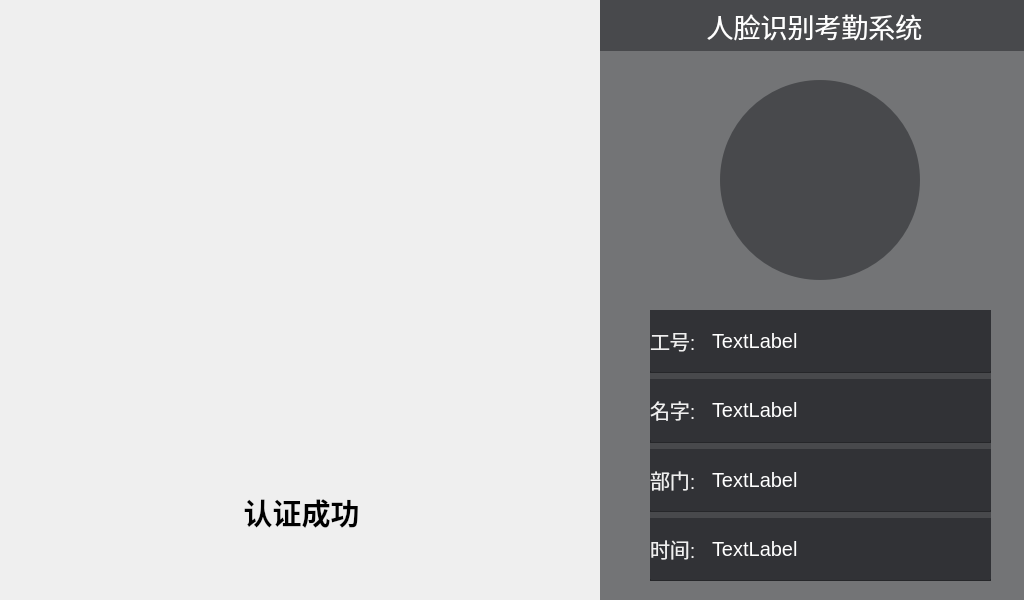
<?xml version="1.0" encoding="UTF-8"?>
<ui version="4.0">
 <class>FaceAttendance</class>
 <widget class="QWidget" name="FaceAttendance">
  <property name="geometry">
   <rect>
    <x>0</x>
    <y>0</y>
    <width>1024</width>
    <height>600</height>
   </rect>
  </property>
  <property name="windowTitle">
   <string>FaceAttendance</string>
  </property>
  <widget class="QWidget" name="videoWidget" native="true">
   <property name="geometry">
    <rect>
     <x>0</x>
     <y>0</y>
     <width>600</width>
     <height>600</height>
    </rect>
   </property>
   <widget class="QLabel" name="videoLb">
    <property name="geometry">
     <rect>
      <x>0</x>
      <y>0</y>
      <width>600</width>
      <height>600</height>
     </rect>
    </property>
    <property name="text">
     <string/>
    </property>
   </widget>
   <widget class="QLabel" name="headLb">
    <property name="geometry">
     <rect>
      <x>130</x>
      <y>70</y>
      <width>300</width>
      <height>300</height>
     </rect>
    </property>
    <property name="styleSheet">
     <string notr="true">border-image: url(:/icons/crc.png);</string>
    </property>
    <property name="text">
     <string/>
    </property>
   </widget>
   <widget class="QWidget" name="layoutWidget">
    <property name="geometry">
     <rect>
      <x>170</x>
      <y>480</y>
      <width>217</width>
      <height>64</height>
     </rect>
    </property>
    <layout class="QHBoxLayout" name="horizontalLayout" stretch="1,5">
     <item>
      <widget class="QLabel" name="checkLb">
       <property name="sizePolicy">
        <sizepolicy hsizetype="Fixed" vsizetype="Fixed">
         <horstretch>0</horstretch>
         <verstretch>0</verstretch>
        </sizepolicy>
       </property>
       <property name="minimumSize">
        <size>
         <width>40</width>
         <height>40</height>
        </size>
       </property>
       <property name="styleSheet">
        <string notr="true">border-image: url(:/icons/yes.png);</string>
       </property>
       <property name="text">
        <string/>
       </property>
      </widget>
     </item>
     <item>
      <widget class="QLabel" name="textLb">
       <property name="font">
        <font>
         <pointsize>22</pointsize>
         <weight>75</weight>
         <bold>true</bold>
        </font>
       </property>
       <property name="text">
        <string>认证成功</string>
       </property>
       <property name="alignment">
        <set>Qt::AlignCenter</set>
       </property>
      </widget>
     </item>
    </layout>
   </widget>
  </widget>
  <widget class="QWidget" name="textWidget" native="true">
   <property name="geometry">
    <rect>
     <x>600</x>
     <y>0</y>
     <width>424</width>
     <height>600</height>
    </rect>
   </property>
   <property name="styleSheet">
    <string notr="true">background-color: #a6313236; </string>
   </property>
   <widget class="QLabel" name="headTitleLb">
    <property name="geometry">
     <rect>
      <x>-1</x>
      <y>0</y>
      <width>431</width>
      <height>51</height>
     </rect>
    </property>
    <property name="font">
     <font>
      <pointsize>20</pointsize>
     </font>
    </property>
    <property name="styleSheet">
     <string notr="true">color: #ffffff;</string>
    </property>
    <property name="text">
     <string>人脸识别考勤系统</string>
    </property>
    <property name="alignment">
     <set>Qt::AlignCenter</set>
    </property>
   </widget>
   <widget class="QLabel" name="headpicLb">
    <property name="geometry">
     <rect>
      <x>120</x>
      <y>80</y>
      <width>200</width>
      <height>200</height>
     </rect>
    </property>
    <property name="styleSheet">
     <string notr="true">border-radius: 100px;

</string>
    </property>
    <property name="text">
     <string/>
    </property>
   </widget>
   <widget class="QWidget" name="layoutWidget">
    <property name="geometry">
     <rect>
      <x>50</x>
      <y>310</y>
      <width>341</width>
      <height>271</height>
     </rect>
    </property>
    <layout class="QVBoxLayout" name="verticalLayout">
     <item>
      <widget class="QFrame" name="frame">
       <property name="styleSheet">
        <string notr="true">background-color: #ff313236;</string>
       </property>
       <property name="frameShape">
        <enum>QFrame::StyledPanel</enum>
       </property>
       <property name="frameShadow">
        <enum>QFrame::Raised</enum>
       </property>
       <widget class="QWidget" name="layoutWidget">
        <property name="geometry">
         <rect>
          <x>0</x>
          <y>0</y>
          <width>341</width>
          <height>61</height>
         </rect>
        </property>
        <layout class="QHBoxLayout" name="horizontalLayout_2" stretch="1,5">
         <item>
          <widget class="QLabel" name="label_2">
           <property name="font">
            <font>
             <pointsize>15</pointsize>
            </font>
           </property>
           <property name="styleSheet">
            <string notr="true">color: #efefef;</string>
           </property>
           <property name="text">
            <string>工号:</string>
           </property>
          </widget>
         </item>
         <item>
          <widget class="QLabel" name="employeeIdLb">
           <property name="font">
            <font>
             <pointsize>15</pointsize>
            </font>
           </property>
           <property name="styleSheet">
            <string notr="true">color: #ffffff;</string>
           </property>
           <property name="text">
            <string>TextLabel</string>
           </property>
          </widget>
         </item>
        </layout>
       </widget>
      </widget>
     </item>
     <item>
      <widget class="QFrame" name="frame_2">
       <property name="styleSheet">
        <string notr="true">background-color: #ff313236;</string>
       </property>
       <property name="frameShape">
        <enum>QFrame::StyledPanel</enum>
       </property>
       <property name="frameShadow">
        <enum>QFrame::Raised</enum>
       </property>
       <widget class="QWidget" name="layoutWidget">
        <property name="geometry">
         <rect>
          <x>0</x>
          <y>0</y>
          <width>341</width>
          <height>61</height>
         </rect>
        </property>
        <layout class="QHBoxLayout" name="horizontalLayout_3" stretch="1,5">
         <item>
          <widget class="QLabel" name="label_3">
           <property name="font">
            <font>
             <pointsize>15</pointsize>
            </font>
           </property>
           <property name="styleSheet">
            <string notr="true">color: #efefef;</string>
           </property>
           <property name="text">
            <string>名字:</string>
           </property>
          </widget>
         </item>
         <item>
          <widget class="QLabel" name="nameLb">
           <property name="font">
            <font>
             <pointsize>15</pointsize>
            </font>
           </property>
           <property name="styleSheet">
            <string notr="true">color: #ffffff;</string>
           </property>
           <property name="text">
            <string>TextLabel</string>
           </property>
          </widget>
         </item>
        </layout>
       </widget>
      </widget>
     </item>
     <item>
      <widget class="QFrame" name="frame_3">
       <property name="styleSheet">
        <string notr="true">background-color: #ff313236;</string>
       </property>
       <property name="frameShape">
        <enum>QFrame::StyledPanel</enum>
       </property>
       <property name="frameShadow">
        <enum>QFrame::Raised</enum>
       </property>
       <widget class="QWidget" name="layoutWidget_2">
        <property name="geometry">
         <rect>
          <x>0</x>
          <y>0</y>
          <width>341</width>
          <height>61</height>
         </rect>
        </property>
        <layout class="QHBoxLayout" name="horizontalLayout_4" stretch="1,5">
         <item>
          <widget class="QLabel" name="label_4">
           <property name="font">
            <font>
             <pointsize>15</pointsize>
            </font>
           </property>
           <property name="styleSheet">
            <string notr="true">color: #efefef;</string>
           </property>
           <property name="text">
            <string>部门:</string>
           </property>
          </widget>
         </item>
         <item>
          <widget class="QLabel" name="departmentLb">
           <property name="font">
            <font>
             <pointsize>15</pointsize>
            </font>
           </property>
           <property name="styleSheet">
            <string notr="true">color: #ffffff;</string>
           </property>
           <property name="text">
            <string>TextLabel</string>
           </property>
          </widget>
         </item>
        </layout>
       </widget>
      </widget>
     </item>
     <item>
      <widget class="QFrame" name="frame_4">
       <property name="styleSheet">
        <string notr="true">background-color: #ff313236;</string>
       </property>
       <property name="frameShape">
        <enum>QFrame::StyledPanel</enum>
       </property>
       <property name="frameShadow">
        <enum>QFrame::Raised</enum>
       </property>
       <widget class="QWidget" name="layoutWidget_3">
        <property name="geometry">
         <rect>
          <x>0</x>
          <y>0</y>
          <width>341</width>
          <height>61</height>
         </rect>
        </property>
        <layout class="QHBoxLayout" name="horizontalLayout_5" stretch="1,5">
         <item>
          <widget class="QLabel" name="label_5">
           <property name="font">
            <font>
             <pointsize>15</pointsize>
            </font>
           </property>
           <property name="styleSheet">
            <string notr="true">color: #efefef;</string>
           </property>
           <property name="text">
            <string>时间:</string>
           </property>
          </widget>
         </item>
         <item>
          <widget class="QLabel" name="timeLb">
           <property name="font">
            <font>
             <pointsize>15</pointsize>
            </font>
           </property>
           <property name="styleSheet">
            <string notr="true">color: #ffffff;</string>
           </property>
           <property name="text">
            <string>TextLabel</string>
           </property>
          </widget>
         </item>
        </layout>
       </widget>
      </widget>
     </item>
    </layout>
   </widget>
  </widget>
 </widget>
 <resources/>
 <connections/>
</ui>
